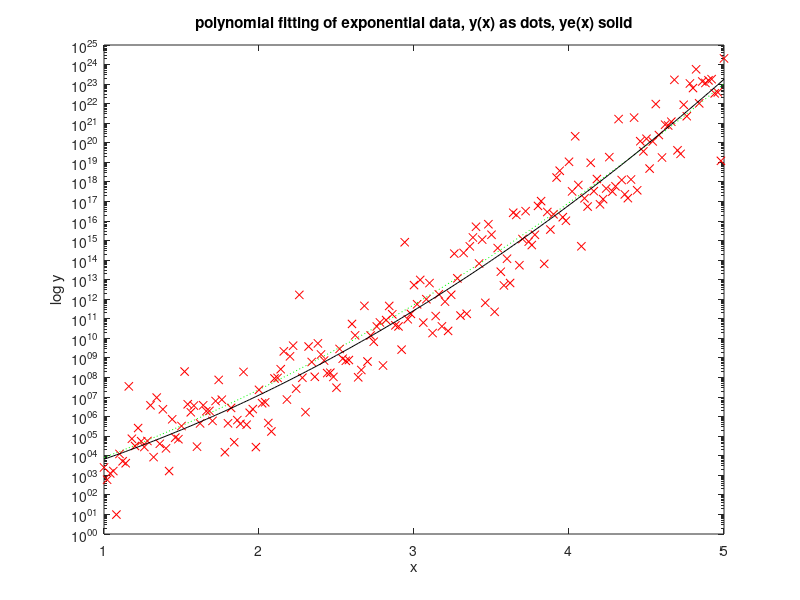

This figure's MATLAB source:
% fitting exponential data
x=1:0.02:5; %independent variable data set
y=exp(x.^2+5*x+3); %example of y=exp(f(x))
N=length(x); %number of data points
di=randn(1,N); %random disturbance
ym=y.*exp(3*di); %adding some disturbance to data

lym=log(ym); %get polynomial version

[P,S]=polyfit(x,lym,2); %polinomial fitting
lye=polyval(P,x); %estimated f(x) values
ye=exp(lye); %estimated data

%display of results
figure(1)
semilogy(x,y,':g'); hold on; %plots original data
semilogy(x,ym,'xr'); %plots disturbed data
semilogy(x,ye,'k'); %plots the fitting
title('polynomial fitting of exponential data, y(x) as dots, ye(x) solid'); 
xlabel('x'); ylabel('log y');

cor=corrcoef(ym,ye); %fit quality checking

cor
P
S
